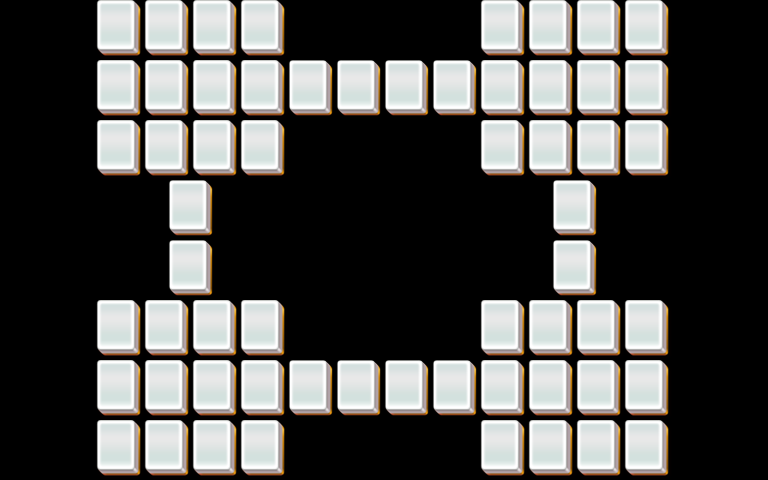

A level layout from a 2D game, rendered from its tile map. Below: a short description, then the map file with tile-grid data replaced by summaries:
An orthogonal 32x16 tile map with 24x30 px tiles, 4 tile layers (layer1, layer2, layer3, layer4).

<map version="1.0" orientation="orthogonal" width="32" height="16" tilewidth="24" tileheight="30">
 <properties>
  <property name="species" value="30" />
 </properties>
 <tileset firstgid="1" name="mahjong" tilewidth="48" tileheight="60">
  <image source="mahjong.png" width="48" height="60" />
 </tileset>
 <layer name="layer1" width="32" height="16">
  <data>[512 cells, 60 non-empty, 1 distinct tile ids]</data>
 </layer>
 <layer name="layer2" width="32" height="16">
  <data>[512 cells, 48 non-empty, 1 distinct tile ids]</data>
 </layer>
 <layer name="layer3" width="32" height="16">
  <data>[512 cells, 48 non-empty, 1 distinct tile ids]</data>
 </layer>
 <layer name="layer4" width="32" height="16">
  <data>[512 cells, 48 non-empty, 1 distinct tile ids]</data>
 </layer>
</map>
